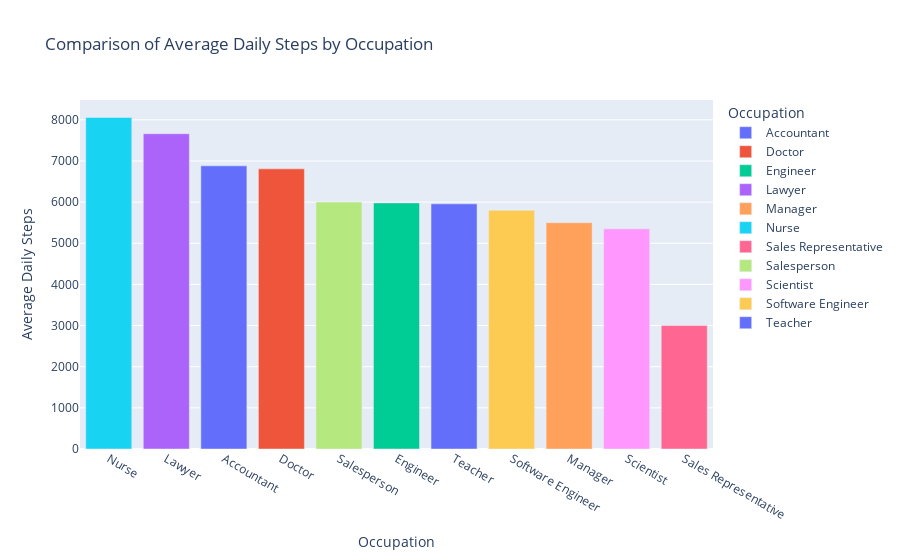

The code cell stored with this chart in its notebook:
### Code cell
import plotly.express as px

# Calculate average daily steps by occupation
average_steps_by_occupation = df.groupby('Occupation')['Daily Steps'].mean().reset_index()

# Create an interactive bar plot using Plotly Express
fig = px.bar(average_steps_by_occupation, x='Occupation', y='Daily Steps', 
             title='Comparison of Average Daily Steps by Occupation',
             labels={'Daily Steps': 'Average Daily Steps', 'Occupation': 'Occupation'},
             color='Occupation')

# Customize the layout
fig.update_layout(xaxis_title="Occupation", yaxis_title="Average Daily Steps",
                  xaxis={'categoryorder':'total descending'})

# Show the interactive plot
fig.show()

### Figure 1 — Plotly figure (JSON) as saved in the notebook; plotly's stock layout.template omitted (floating-point values rounded to 4 significant figures)
{"data": [{"alignmentgroup": "True", "hovertemplate": "Occupation=%{x}<br>Average Daily Steps=%{y}<extra></extra>", "legendgroup": "Accountant", "marker": {"color": "#636efa", "pattern": {"shape": ""}}, "name": "Accountant", "offsetgroup": "Accountant", "orientation": "v", "showlegend": true, "textposition": "auto", "type": "bar", "x": ["Accountant"], "xaxis": "x", "y": [6881.0], "yaxis": "y"}, {"alignmentgroup": "True", "hovertemplate": "Occupation=%{x}<br>Average Daily Steps=%{y}<extra></extra>", "legendgroup": "Doctor", "marker": {"color": "#EF553B", "pattern": {"shape": ""}}, "name": "Doctor", "offsetgroup": "Doctor", "orientation": "v", "showlegend": true, "textposition": "auto", "type": "bar", "x": ["Doctor"], "xaxis": "x", "y": [6808.0], "yaxis": "y"}, {"alignmentgroup": "True", "hovertemplate": "Occupation=%{x}<br>Average Daily Steps=%{y}<extra></extra>", "legendgroup": "Engineer", "marker": {"color": "#00cc96", "pattern": {"shape": ""}}, "name": "Engineer", "offsetgroup": "Engineer", "orientation": "v", "showlegend": true, "textposition": "auto", "type": "bar", "x": ["Engineer"], "xaxis": "x", "y": [5981.0], "yaxis": "y"}, {"alignmentgroup": "True", "hovertemplate": "Occupation=%{x}<br>Average Daily Steps=%{y}<extra></extra>", "legendgroup": "Lawyer", "marker": {"color": "#ab63fa", "pattern": {"shape": ""}}, "name": "Lawyer", "offsetgroup": "Lawyer", "orientation": "v", "showlegend": true, "textposition": "auto", "type": "bar", "x": ["Lawyer"], "xaxis": "x", "y": [7662.0], "yaxis": "y"}, {"alignmentgroup": "True", "hovertemplate": "Occupation=%{x}<br>Average Daily Steps=%{y}<extra></extra>", "legendgroup": "Manager", "marker": {"color": "#FFA15A", "pattern": {"shape": ""}}, "name": "Manager", "offsetgroup": "Manager", "orientation": "v", "showlegend": true, "textposition": "auto", "type": "bar", "x": ["Manager"], "xaxis": "x", "y": [5500], "yaxis": "y"}, {"alignmentgroup": "True", "hovertemplate": "Occupation=%{x}<br>Average Daily Steps=%{y}<extra></extra>", "legendgroup": "Nurse", "marker": {"color": "#19d3f3", "pattern": {"shape": ""}}, "name": "Nurse", "offsetgroup": "Nurse", "orientation": "v", "showlegend": true, "textposition": "auto", "type": "bar", "x": ["Nurse"], "xaxis": "x", "y": [8058.0], "yaxis": "y"}, {"alignmentgroup": "True", "hovertemplate": "Occupation=%{x}<br>Average Daily Steps=%{y}<extra></extra>", "legendgroup": "Sales Representative", "marker": {"color": "#FF6692", "pattern": {"shape": ""}}, "name": "Sales Representative", "offsetgroup": "Sales Representative", "orientation": "v", "showlegend": true, "textposition": "auto", "type": "bar", "x": ["Sales Representative"], "xaxis": "x", "y": [3000], "yaxis": "y"}, {"alignmentgroup": "True", "hovertemplate": "Occupation=%{x}<br>Average Daily Steps=%{y}<extra></extra>", "legendgroup": "Salesperson", "marker": {"color": "#B6E880", "pattern": {"shape": ""}}, "name": "Salesperson", "offsetgroup": "Salesperson", "orientation": "v", "showlegend": true, "textposition": "auto", "type": "bar", "x": ["Salesperson"], "xaxis": "x", "y": [6000], "yaxis": "y"}, {"alignmentgroup": "True", "hovertemplate": "Occupation=%{x}<br>Average Daily Steps=%{y}<extra></extra>", "legendgroup": "Scientist", "marker": {"color": "#FF97FF", "pattern": {"shape": ""}}, "name": "Scientist", "offsetgroup": "Scientist", "orientation": "v", "showlegend": true, "textposition": "auto", "type": "bar", "x": ["Scientist"], "xaxis": "x", "y": [5350], "yaxis": "y"}, {"alignmentgroup": "True", "hovertemplate": "Occupation=%{x}<br>Average Daily Steps=%{y}<extra></extra>", "legendgroup": "Software Engineer", "marker": {"color": "#FECB52", "pattern": {"shape": ""}}, "name": "Software Engineer", "offsetgroup": "Software Engineer", "orientation": "v", "showlegend": true, "textposition": "auto", "type": "bar", "x": ["Software Engineer"], "xaxis": "x", "y": [5800], "yaxis": "y"}, {"alignmentgroup": "True", "hovertemplate": "Occupation=%{x}<br>Average Daily Steps=%{y}<extra></extra>", "legendgroup": "Teacher", "marker": {"color": "#636efa", "pattern": {"shape": ""}}, "name": "Teacher", "offsetgroup": "Teacher", "orientation": "v", "showlegend": true, "textposition": "auto", "type": "bar", "x": ["Teacher"], "xaxis": "x", "y": [5958.0], "yaxis": "y"}], "layout": {"barmode": "relative", "legend": {"title": {"text": "Occupation"}, "tracegroupgap": 0}, "title": {"text": "Comparison of Average Daily Steps by Occupation"}, "xaxis": {"anchor": "y", "categoryarray": ["Accountant", "Doctor", "Engineer", "Lawyer", "Manager", "Nurse", "Sales Representative", "Salesperson", "Scientist", "Software Engineer", "Teacher"], "categoryorder": "total descending", "domain": [0, 1], "title": {"text": "Occupation"}}, "yaxis": {"anchor": "x", "domain": [0, 1], "title": {"text": "Average Daily Steps"}}}}
